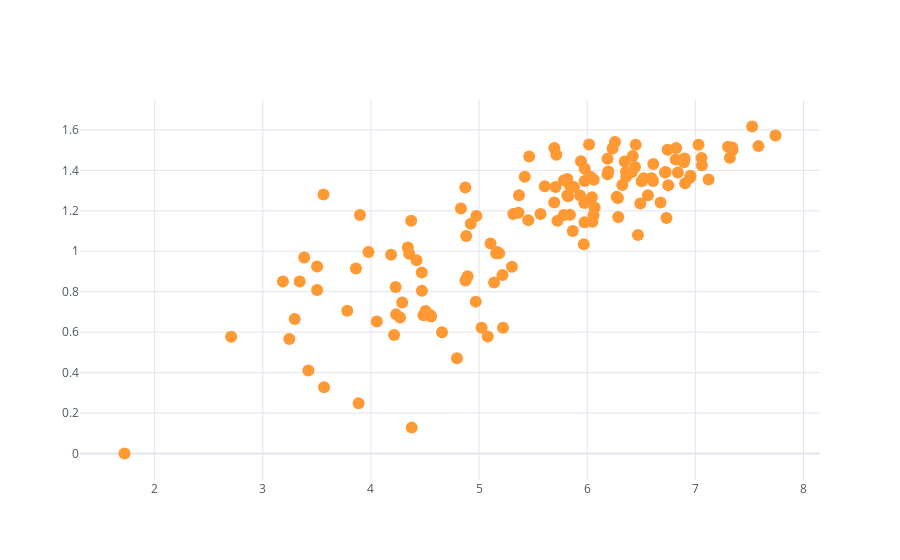

The code cell stored with this chart in its notebook:
### Markdown cell above
Se tiene el siguiente gráfico, donde en el eje x se encuentran los datos relacionados al puntaje de felicidad y en el y el promedio de apoyo social:

### Code cell
df.iplot(kind="scatter", x="Ladder score", y="Social support", mode="markers", theme="white")

### Figure 1 — Plotly figure (JSON) as saved in the notebook; plotly's stock layout.template omitted (floating-point values rounded to 4 significant figures; data arrays with more than 128 entries replaced by an {"elided": "..."} marker saying what was removed)
{"data": [{"line": {"color": "rgba(255, 153, 51, 1.0)", "dash": "solid", "shape": "linear", "width": 1.3}, "marker": {"size": 12, "symbol": "circle"}, "mode": "markers", "name": "Social support", "text": "", "type": "scatter", "x": {"elided": "143 float values"}, "y": {"elided": "143 mixed values"}}], "layout": {"autosize": true, "legend": {"bgcolor": "#FFFFFF", "font": {"color": "#4D5663"}}, "paper_bgcolor": "#FFFFFF", "plot_bgcolor": "#FFFFFF", "title": {"font": {"color": "#4D5663"}}, "xaxis": {"autorange": true, "gridcolor": "#E1E5ED", "range": [1.343, 8.119], "showgrid": true, "tickfont": {"color": "#4D5663"}, "title": {"font": {"color": "#4D5663"}, "text": ""}, "type": "linear", "zerolinecolor": "#E1E5ED"}, "yaxis": {"autorange": true, "gridcolor": "#E1E5ED", "range": [-0.1815, 1.798], "showgrid": true, "tickfont": {"color": "#4D5663"}, "title": {"font": {"color": "#4D5663"}, "text": ""}, "type": "linear", "zerolinecolor": "#E1E5ED"}}}
